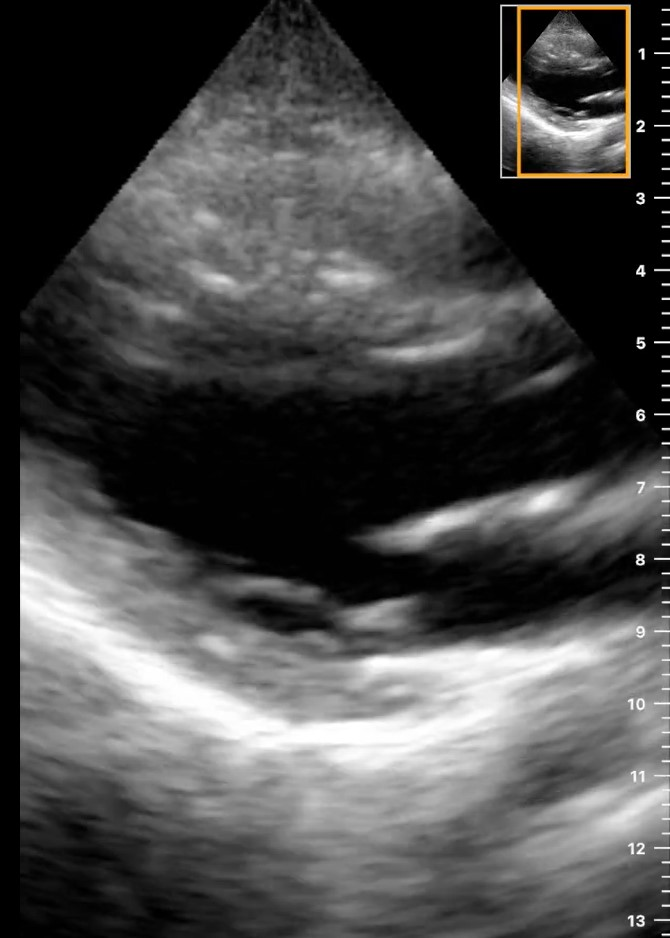
%> input picture parasternal_image.jpg, 670 x 938 px
$ octave cardiac_output.m   (GNU Octave 9; MATLAB toolbox functions it lacks are replaced by stand-ins)
%> lines starting %> are read from the running program, lines starting %| are printed output that depends on the picture
img = imread('parasternal_image.jpg');
%> img is the input picture: size 938x670x3 uint8; mean R, G, B 73.6, 73.3, 72.9
figure;
imshow(img);
title('Parasternal Long Axis View');
hold on;
heart_rate=60;

%% Labels
text(249, 519, 'Mitral Valve', 'Color', 'yellow', 'FontSize', 12, 'FontWeight', 'bold'); %Mitral Valve
text(400, 453, 'Aortic Valve', 'Color', 'green', 'FontSize', 12, 'FontWeight', 'bold');%Aortic Valve
text(120, 459, 'Left Ventricle', 'Color', 'blue', 'FontSize', 12, 'FontWeight', 'bold');%Left Ventricle
text(260, 415, 'Septal Wall', 'Color', 'red', 'FontSize', 12, 'FontWeight', 'bold'); %Septal Wall
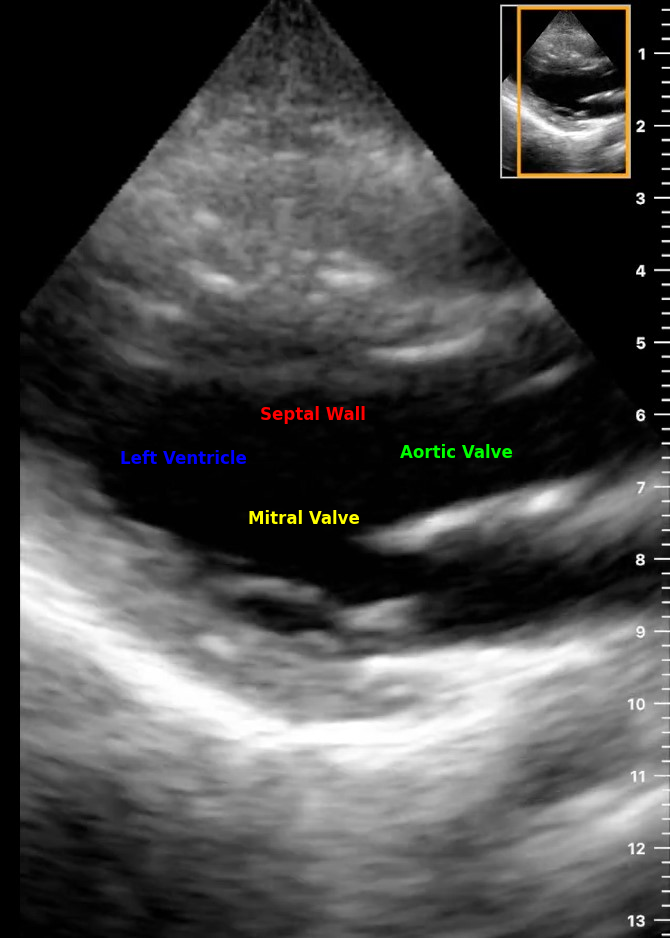
%> figure redrawn from the program's plot data; its title reads 'Parasternal Long Axis View'
hold off;

%% selecting diameter from systol
img_sys=imread('aortic valve at midsystole.jpg');
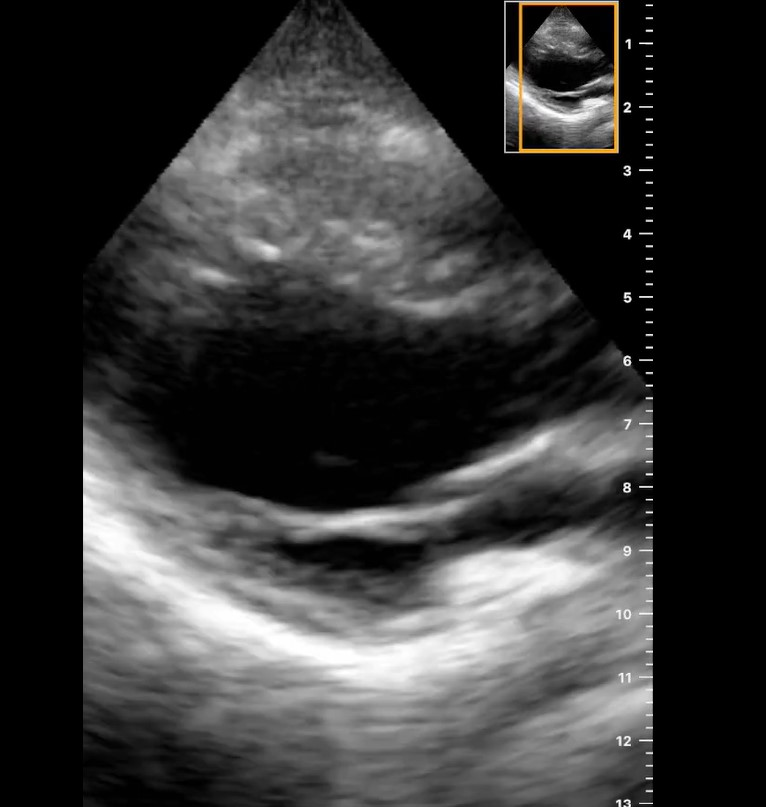
%> input picture aortic valve at midsystole.jpg, 766 x 807 px
%> img_sys is the input picture: size 807x766x3 uint8; mean R, G, B 55.4, 55.2, 54.9
figure;
imshow(img_sys);
title('aortic value at midsystole');
hold on;

%> (the run ends here)
